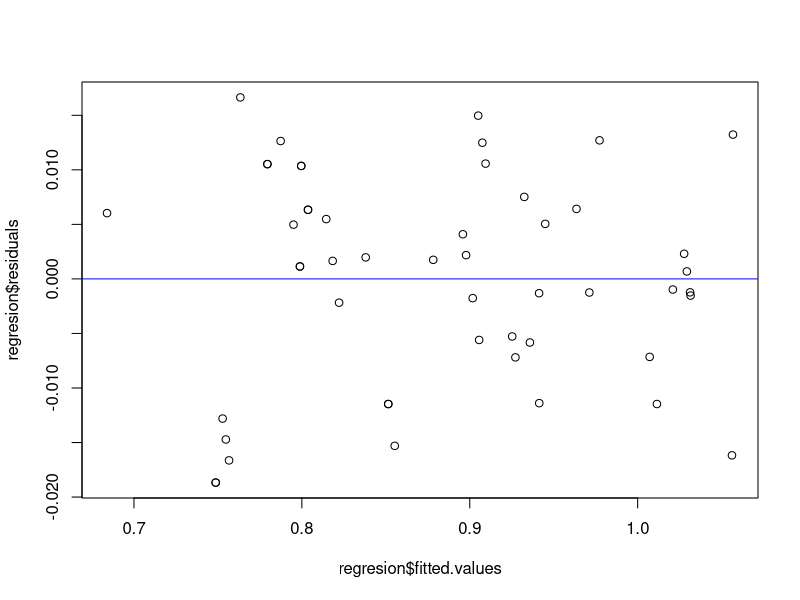
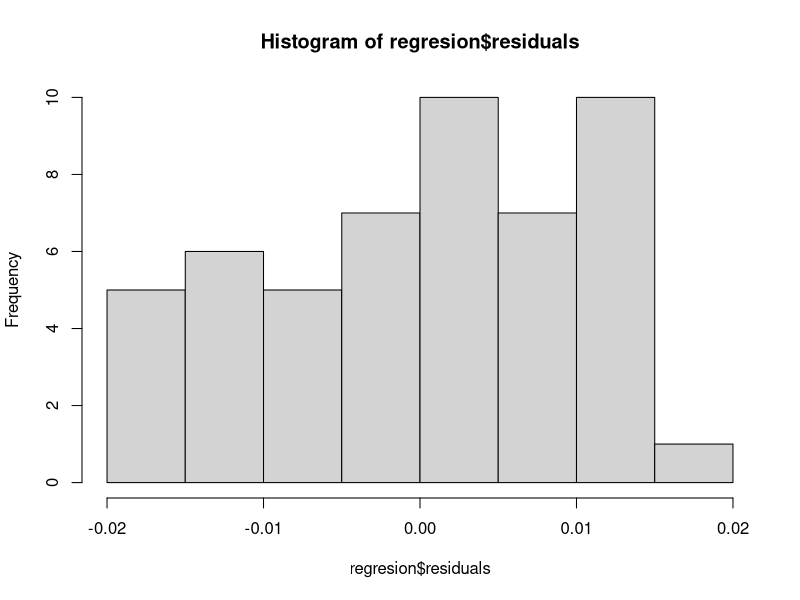

These figures' R source, in order:
## ---- chunk 1
getwd()
setwd("C:/Users/hplax/Desktop/ITESM/SegundoSemestre/Estadistica/Actividades")
## ---- chunk 2
M = read.csv("marcapasos.csv") #Lee el archivo .csv
head(M, n = 2)
## ---- chunk 3
cor.test(M$pulsocon, M$pulsosin)
## ---- chunk 4
cor.test(M$pulsocon, M$periodosin)
## ---- chunk 5
cor.test(M$pulsosin, M$periodosin)
## ---- chunk 6
cor(M$periodocon, M$periodosin)
cor(M$periodocon, M$pulsosin)
## ---- chunk 7
regresion = lm(M$periodocon ~ M$pulsocon + M$periodosin)  #lineal model
S = summary(regresion)
S
## ---- chunk 8
plot(regresion$fitted.values, regresion$residuals)
abline(h = 0, col = "blue")
## ---- chunk 9
shapiro.test(regresion$residuals)
## ---- chunk 10
hist(regresion$residuals)
## ---- chunk 11
t.test(regresion$residuals)
